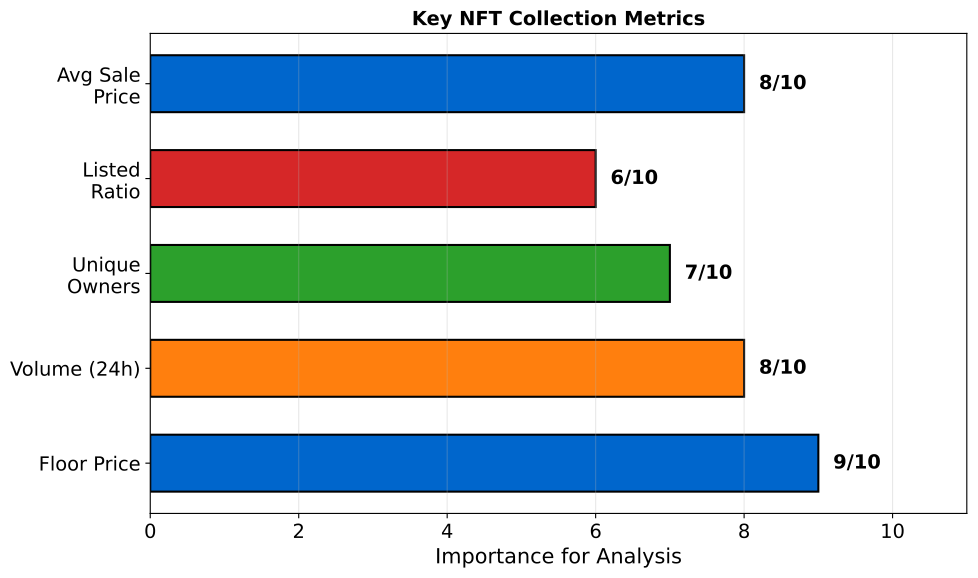

Generate this figure with Python:
"""NFT Collection Metrics"""
import matplotlib.pyplot as plt
import numpy as np
from pathlib import Path

plt.rcParams.update({'font.size': 14, 'figure.figsize': (10, 6), 'figure.dpi': 150})
MLBLUE, MLORANGE, MLGREEN, MLRED = '#0066CC', '#FF7F0E', '#2CA02C', '#D62728'

fig, ax = plt.subplots(figsize=(10, 6))

metrics = ['Floor Price', 'Volume (24h)', 'Unique\nOwners', 'Listed\nRatio', 'Avg Sale\nPrice']
importance = [9, 8, 7, 6, 8]
colors = [MLBLUE, MLORANGE, MLGREEN, MLRED, MLBLUE]

bars = ax.barh(metrics, importance, color=colors, edgecolor='black', linewidth=1.5, height=0.6)

for bar, val in zip(bars, importance):
    ax.text(bar.get_width() + 0.2, bar.get_y() + bar.get_height()/2, f'{val}/10', ha='left', va='center', fontsize=11, fontweight='bold')

ax.set_xlabel('Importance for Analysis', fontsize=12)
ax.set_xlim(0, 11)
ax.grid(True, alpha=0.3, axis='x')
ax.set_title('Key NFT Collection Metrics', fontweight='bold', fontsize=14)
plt.tight_layout()
plt.savefig(Path(__file__).parent / 'chart.pdf', bbox_inches='tight', dpi=300)
plt.close()
